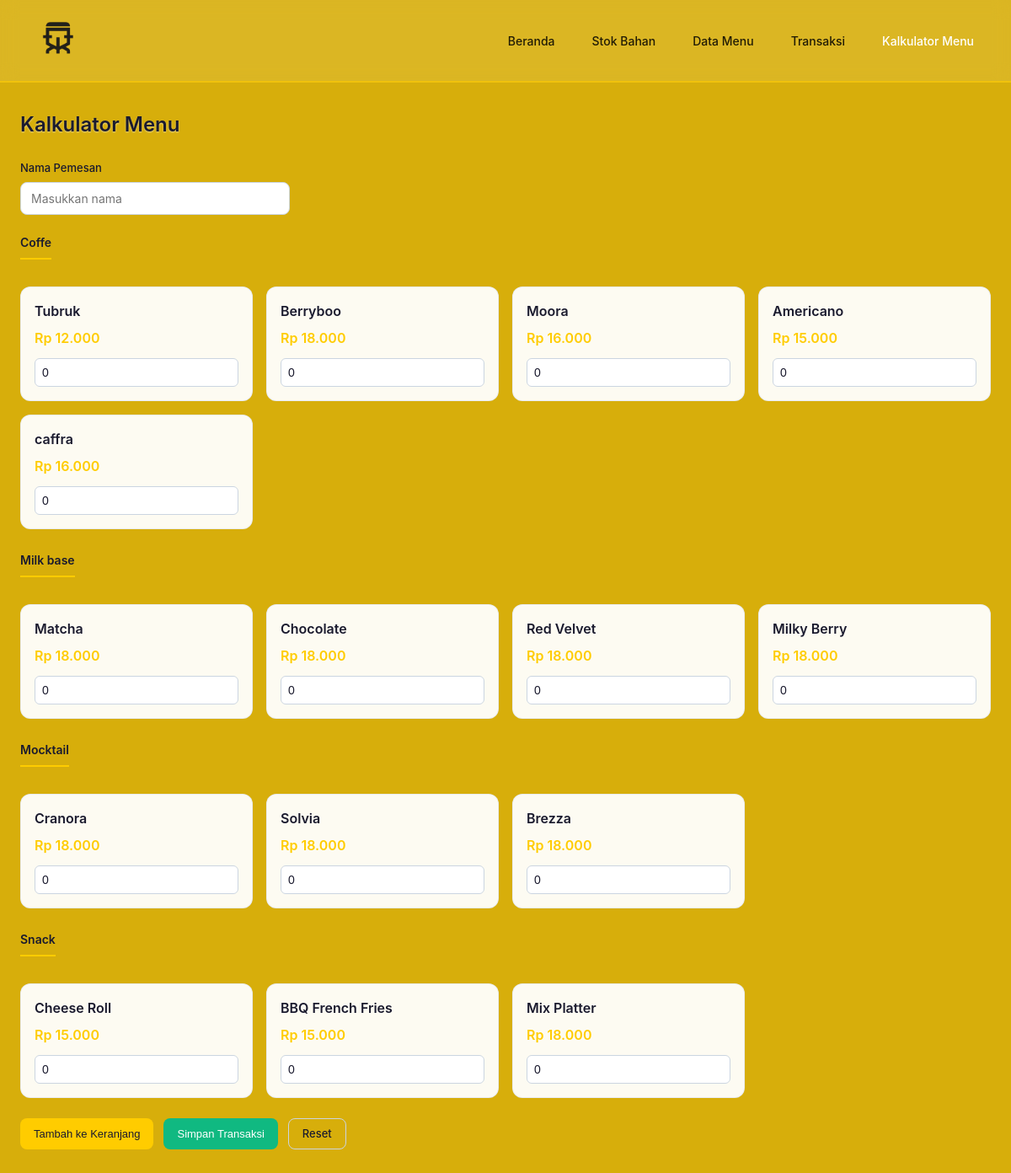
Screenshot of /modules/kalkulator/index.php with the database file from the repository.
### tables this page shows
CREATE TABLE barang (
    id_barang INT AUTO_INCREMENT PRIMARY KEY,
    nama_barang VARCHAR(100),
    harga INT,
    tipe VARCHAR(50)
) AUTO_INCREMENT=1;

### includes/fungsi.php (called while the page is built, shortened)
<?php
function rupiah($angka) {
    return "Rp " . number_format($angka, 0, ',', '.');
}
function barang_has_tipe_column($conn): bool {
    $result = mysqli_query($conn, "SHOW COLUMNS FROM barang LIKE 'tipe'");
    $hasTipe = $result && mysqli_num_rows($result) > 0;
    return $hasTipe;
}
function ambilBarangGroupedByTipe($conn, $filterTypes = null): array {
    $groups = [];
    if (barang_has_tipe_column($conn)) {
        $result = mysqli_query($conn, "SELECT id_barang, nama_barang, harga, tipe FROM barang ORDER BY tipe, id_barang");
    } else {
        $result = mysqli_query($conn, "SELECT id_barang, nama_barang, harga, '' AS tipe FROM barang ORDER BY id_barang");
    }
    $validTypes = $filterTypes !== null ? $filterTypes : ['mocktail', 'milk base', 'coffe', 'snack'];
    while ($row = mysqli_fetch_assoc($result)) {
        $tipe = trim($row['tipe']) !== '' ? trim($row['tipe']) : '';
        $groups[$tipe][] = $row;
    }
    return $groups;
}
?>

### modules/kalkulator/index.php (the view, shortened to what this page needs)
<?php
require_once '../../config/database.php';
require_once '../../includes/fungsi.php';
require_once '../../includes/header.php';
$itemsByTipe = ambilBarangGroupedByTipe($conn);
?>
<h1>Kalkulator Menu</h1>
<form method="POST">
    <div class="form-group">
        <label>Nama Pemesan</label>
        <input type="text" name="nama_pemesan" placeholder="Masukkan nama" value="<?= htmlspecialchars($_POST['nama_pemesan'] ?? '') ?>">
    </div>
    <?php foreach ($itemsByTipe as $tipe => $items): ?>
        <div style="margin-bottom: 24px;">
            <div class="category-title"><?= ucfirst($tipe) ?></div>
            <div class="product-grid">
                <?php foreach ($items as $item): ?>
                    <?php
                    $qty = $_SESSION['keranjang_menu'][$item['id_barang']] ?? 0;
                    ?>
                    <div class="product-card">
                        <div class="product-name"><?= htmlspecialchars($item['nama_barang']) ?></div>
                        <div class="product-price"><?= rupiah($item['harga']) ?></div>
                        <input type="number" name="qty[<?= $item['id_barang'] ?>]" value="<?= $qty ?>" min="0" class="product-qty">
                    </div>
                <?php endforeach; ?>
            </div>
        </div>
    <?php endforeach; ?>
    <div style="display: flex; gap: 12px; margin-top: 20px;">
        <button type="submit" name="tambah" class="btn btn-primary">Tambah ke Keranjang</button>
        <button type="submit" name="simpan" class="btn btn-success">Simpan Transaksi</button>
        <a href="?refresh" class="btn btn-outline" onclick="return confirm('Reset keranjang?')">Reset</a>
    </div>
</form>
<?php include '../../includes/footer.php'; ?>

### includes/header.php (shortened to what this page needs)
<!DOCTYPE html>
<html lang="id">
<head>
    <link rel="stylesheet" href="https://cdnjs.cloudflare.com/ajax/libs/font-awesome/6.4.0/css/all.min.css">
    <link rel="stylesheet" href="<?= BASE_URL ?>assets/css/style.css">
</head>
<body>
    <nav>
        <div class="nav-container">
            <div class="logo">
                <img src="<?= BASE_URL ?>assets/img/logo-tuklife.png" style="height: 90px; width: auto; object-fit: contain;" alt="logo tuklife"></img>
            </div>
            <div class="nav-links">
                <a href="<?= BASE_URL ?>index.php" class="<?= (basename($_SERVER['REQUEST_URI']) == 'index.php' && strpos($_SERVER['REQUEST_URI'], 'modules') === false) ? 'active' : '' ?>">
                    Beranda
                </a>
                <a href="<?= BASE_URL ?>modules/stok-bahan/index.php" class="<?= strpos($_SERVER['REQUEST_URI'], 'stok-bahan') !== false ? 'active' : '' ?>">
                    Stok Bahan
                </a>
                <a href="<?= BASE_URL ?>modules/menu/index.php" class="<?= (strpos($_SERVER['REQUEST_URI'], 'modules/menu') !== false && strpos($_SERVER['REQUEST_URI'], 'kalkulator') === false) ? 'active' : '' ?>">
                    Data Menu
                </a>
                <a href="<?= BASE_URL ?>modules/transaksi/index.php" class="<?= (strpos($_SERVER['REQUEST_URI'], 'modules/transaksi') !== false && strpos($_SERVER['REQUEST_URI'], 'kalkulator') === false) ? 'active' : '' ?>">
                    Transaksi
                </a>
                <a href="<?= BASE_URL ?>modules/kalkulator/index.php" class="<?= strpos($_SERVER['REQUEST_URI'], 'kalkulator') !== false ? 'active' : '' ?>">
                    Kalkulator Menu
                </a>
            </div>
        </div>
    </nav>
    <main>

### includes/footer.php (shortened to what this page needs)
    </main>
</body>
</html>

### assets/css/style.css (style rules this page uses)
* { margin: 0; padding: 0; box-sizing: border-box; }
body { font-family: -apple-system, BlinkMacSystemFont, 'Segoe UI', Roboto, Helvetica, Arial, sans-serif; color: #1a1a2e; line-height: 1.5; background: #ffcc00; background-size: cover; background-position: center; background-attachment: fixed; background-repeat: no-repeat; position: relative; }
body::before { content: ''; position: fixed; top: 0; left: 0; width: 100%; height: 100%; background: rgba(56, 56, 56, 0.2); z-index: -1; pointer-events: none; }
nav { background: rgba(255, 255, 255, 0.10); backdrop-filter: blur(10px); border-bottom: 2px solid rgba(255, 204, 0, 0.6); position: sticky; top: 0; z-index: 100; transition: all 0.3s ease; }
nav .nav-container { max-width: 1280px; margin: 0 auto; display: flex; align-items: center; justify-content: space-between; padding: 0 24px; }
nav .nav-links { display: flex; gap: 4px; }
nav a { color: rgba(0, 0, 0, 0.85); text-decoration: none; padding: 16px 20px; font-size: 0.875rem; font-weight: 500; transition: all 0.2s; }
nav a.active { color: #ffffff; }
main { max-width: 1280px; margin: 0 auto; padding: 32px 24px; }
h1 { font-size: 1.5rem; font-weight: 600; margin-bottom: 24px; color: #1a1a2e; text-shadow: 0 1px 2px rgba(255, 255, 255, 0.5); }
.btn { display: inline-flex; align-items: center; gap: 8px; padding: 8px 16px; border-radius: 8px; font-size: 13px; font-weight: 500; text-decoration: none; cursor: pointer; border: none; transition: all 0.2s; }
.btn-primary { background: #ffcc00; color: #1a1a2e; }
.btn-success { background: #10b981; color: white; }
.btn-outline { background: transparent; border: 1px solid #cbd5e1; color: #1a1a2e; }
.form-group { margin-bottom: 20px; }
.form-group label { display: block; margin-bottom: 6px; font-size: 13px; font-weight: 500; color: #1a1a2e; }
.form-group input, .form-group select { width: 100%; max-width: 320px; padding: 10px 12px; border: 1px solid #cbd5e1; background: #ffffff; color: #1a1a2e; border-radius: 8px; font-size: 14px; font-family: inherit; }
.product-grid { display: grid; grid-template-columns: repeat(4, 1fr); gap: 16px; margin: 20px 0; }
.product-card { background: rgba(255, 255, 255, 0.95); backdrop-filter: blur(2px); border: 1px solid rgba(228, 233, 242, 0.8); border-radius: 12px; padding: 16px; transition: all 0.2s; }
.category-title { font-weight: 600; font-size: 14px; color: #1a1a2e; margin-bottom: 12px; padding-bottom: 8px; border-bottom: 2px solid #ffcc00; display: inline-block; }
.product-name { font-weight: 600; color: #1a1a2e; margin-bottom: 8px; }
.product-price { color: #ffcc00; font-weight: 600; font-size: 16px; margin-bottom: 12px; }
.product-qty { width: 100%; padding: 8px; border: 1px solid #cbd5e1; background: #ffffff; color: #1a1a2e; border-radius: 6px; font-size: 14px; }

### rows the page displays
barang: nama_barang "Tubruk", harga "Rp 12.000", id_barang "0"
barang: nama_barang "Berryboo", harga "Rp 18.000", id_barang "0"
barang: nama_barang "Moora", harga "Rp 16.000", id_barang "0"
barang: nama_barang "Americano", harga "Rp 15.000", id_barang "0"
barang: nama_barang "caffra", harga "Rp 16.000", id_barang "0"
barang: nama_barang "Matcha", harga "Rp 18.000", id_barang "0"
barang: nama_barang "Chocolate", harga "Rp 18.000", id_barang "0"
barang: nama_barang "Red Velvet", harga "Rp 18.000", id_barang "0"
barang: nama_barang "Milky Berry", harga "Rp 18.000", id_barang "0"
barang: nama_barang "Cranora", harga "Rp 18.000", id_barang "0"
barang: nama_barang "Solvia", harga "Rp 18.000", id_barang "0"
barang: nama_barang "Brezza", harga "Rp 18.000", id_barang "0"
barang: tipe "Snack", nama_barang "Mix Platter", harga "Rp 18.000", id_barang "0"
barang: nama_barang "Cheese Roll", harga "Rp 15.000", id_barang "0"
barang: nama_barang "BBQ French Fries", harga "Rp 15.000", id_barang "0"

### other values shown
$tipe "Coffe"
$tipe "Milk base"
$tipe "Mocktail"
